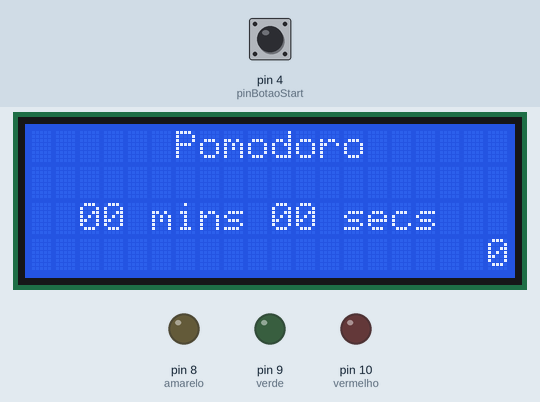
Simulated run of this sketch. Board: Arduino Uno, built with avr-gcc and run on an emulated ATmega328P. Parts: 20×4 character LCD, output pins drawn as LEDs (lit = HIGH). The inputs (shaded band) are chosen by the test bench; at power-on: pin 4 (pinBotaoStart) HIGH.

Above: at 1.3 s.
1.4 s: pin 4 (pinBotaoStart) pulled LOW for 0.15 s
At 2.3 s:
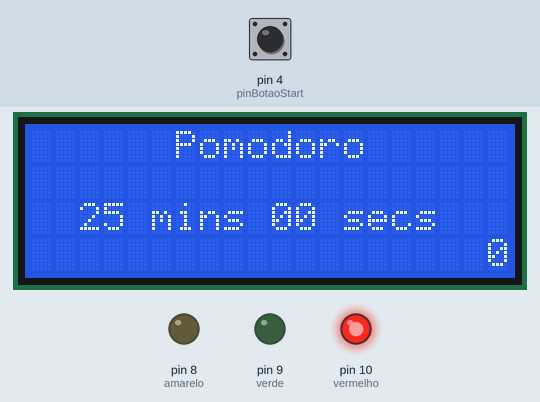
4.5 s: pin 4 (pinBotaoStart) pulled LOW for 1 s
At 6.1 s:
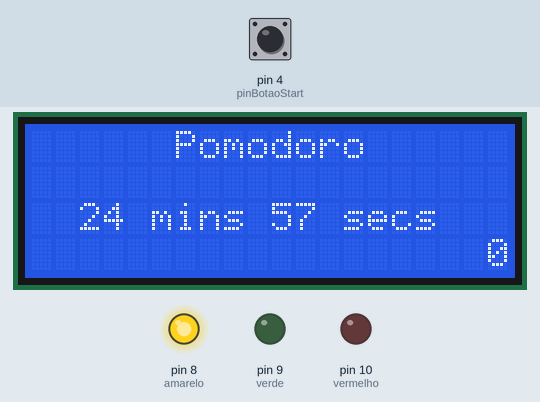
7.0 s: pin 4 (pinBotaoStart) pulled LOW for 0.15 s
At 7.9 s:
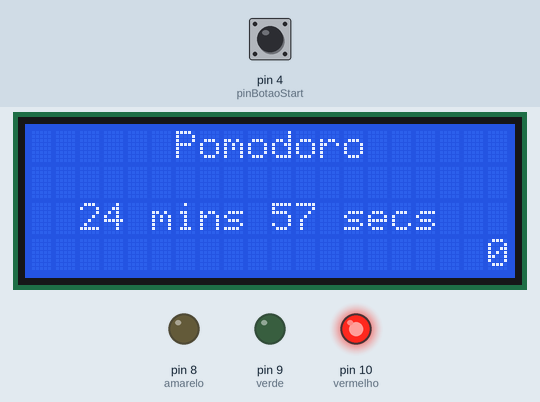
Timing chart, 0 to 10.0 s (numbered marks = the images above; inputs shaded):
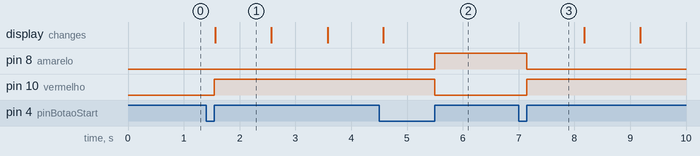

Measured:
- after the input at 1.4 s, pin 10 (vermelho): LOW → HIGH after 0.15 s; the display: changes after 0.16 s (image 1)
- after the input at 4.5 s, pin 8 (amarelo): LOW → HIGH after 1.0 s; pin 10 (vermelho): HIGH → LOW after 1.0 s
- after the input at 7.0 s, pin 8 (amarelo): HIGH → LOW after 0.15 s; pin 10 (vermelho): LOW → HIGH after 0.15 s
- what the display in image 1 shows lasts 1.0 s, from 1.6 s to 2.6 s

The sketch:

pomodorov01.ino
```cpp
/*
  Protótipo Pomodoro

  Arquivo: pomodorov01.ino
  Versão: 0.1
  Autor:
    Georg Augusto Schlegel <georgaugusto@gmail.com>
*/

// -------- Bibliotecas --------
#include <Arduino.h>
#include <Wire.h>
#include <TimerOne.h>

// -------- Configurações do projeto --------
#define pinBotaoStart 4  // Porta do Arduino em que o botao Start esta ligado (o segundo terminal do botao deve ser ligado em GND)

#define tempoReset 2000     // Define o tempo em que o botao Start deve ficar apertado para efetuar o reset (em milisegundos)
#define tempoContador 1500  // Define o tempo do contador (em segundos)
#define tempoDescanso 300  // Define o tempo do contador (em segundos)
#define tempoDescansoMaior 1200  // Define o tempo do contador (em segundos)

// -------- Configurações do LCD --------
#include <LiquidCrystal_I2C.h>  // Carrega a biblioteca LiquidCrystal

LiquidCrystal_I2C lcd(0x27, 20, 4);  // Define o endereço do LCD para 0x27 e display para 20 colunas e 4 linhas

// -------- Funções --------
byte pinBotaoStartApertado();
void showContador();
void contaTempo();

// -------- Variaveis publicas --------
const int amarelo = 8;
const int verde = 9;
const int vermelho = 10;

int tempo = tempoContador;
int contador = 0;
byte contadorStatus = 0;  // 0=Pause, 1=Start

int cicloContador = 0;
int cicloTela = 0;

void setup() {
  Serial.begin(9600);
   pinMode(amarelo, OUTPUT);
   pinMode(verde, OUTPUT);
   pinMode(vermelho, OUTPUT);
  pinMode(pinBotaoStart, INPUT_PULLUP);

  lcd.begin();
  lcd.clear();
  lcd.setCursor(0, 0);
  lcd.begin();
  // Inicio do timer
  Timer1.initialize(1000000);  // O timer ira executar a cada 1 segundo (parâmetro em microssegundos)
  Timer1.attachInterrupt(contaTempo);
}

void loop() {
  byte estadoBotaoStart = pinBotaoStartApertado();
  if (estadoBotaoStart == 1) {
    if (tempo > 0) {
      if (contadorStatus == 0) {
        if (contador == 0) {
          contador = tempo;
        }
        // Inicia o contador novamente
        digitalWrite(verde, LOW);
        digitalWrite(amarelo, LOW);
        digitalWrite(vermelho, HIGH);
        Timer1.start();
        Timer1.attachInterrupt(contaTempo);
        contadorStatus = 1;
      } else {
        // Para o contador
        digitalWrite(verde, LOW);
        digitalWrite(amarelo, HIGH);
        digitalWrite(vermelho, LOW);
        Timer1.stop();
        contadorStatus = 0;
      }
    }
  }
  if ( estadoBotaoStart == 2 ) {
    digitalWrite(verde, LOW);
    digitalWrite(amarelo, HIGH);
    digitalWrite(vermelho, LOW);
    if (tempo > 0) {
      Timer1.stop();
      contadorStatus = 0;
      contador = 0;
      cicloTela = 0;
      cicloContador = 0;
    }
  }
  showContador();
}

byte pinBotaoStartApertado() {
#define tempoDebounce 50  // (Tempo para eliminar o efeito Bounce EM MILISEGUNDOS)

  static bool estadoBotaoAnt;
  static unsigned long delayBotao = 0;
  static unsigned long botaoApertado;
  static byte fase = 0;

  bool estadoBotao;
  byte estadoRet;

  estadoRet = 0;
  if ((millis() - delayBotao) > tempoDebounce) {
    estadoBotao = digitalRead(pinBotaoStart);
    if (!estadoBotao && (estadoBotao != estadoBotaoAnt)) {
      delayBotao = millis();
      botaoApertado = millis();
      fase = 1;
    }
    if ((fase == 1) && ((millis() - botaoApertado) > tempoReset)) {
      fase = 0;
      estadoRet = 2;
    }
    if (estadoBotao && (estadoBotao != estadoBotaoAnt)) {
      delayBotao = millis();
      if (fase == 1) {
        estadoRet = 1;
      }
      fase = 0;
    }
    estadoBotaoAnt = estadoBotao;
  }
  return estadoRet;
}

void showContador() {
  static int contadorAnt = contador + 1;
  static byte digitosAnt[4] = { 99, 99, 99, 99 };

  int segundo;
  int minuto;
  byte digitos[4];

  if (contador != contadorAnt) {
    segundo = contador % 60;
    minuto = contador / 60;

    digitos[0] = minuto / 10;
    digitos[1] = minuto % 10;
    digitos[2] = segundo / 10;
    digitos[3] = segundo % 10;

    for (int nL = 0; nL < 4; nL++) {
      if (digitosAnt[nL] != digitos[nL]) {
        lcd.setCursor(6, 0); // Mostra od dados no LCD
        lcd.print("Pomodoro");
        lcd.setCursor(2, 2);
        lcd.print(digitos[0]);
        lcd.setCursor(3, 2);
        lcd.print(digitos[1]);
        lcd.setCursor(5, 2);
        lcd.print("mins");
        lcd.setCursor(10, 2);
        lcd.print(digitos[2]);
        lcd.setCursor(11, 2);
        lcd.print(digitos[3]);
        lcd.setCursor(13, 2);
        lcd.print("secs");
        lcd.setCursor(19, 3);
        lcd.print(cicloTela);
      }
      digitosAnt[nL] = digitos[nL];
    }
  }
  contadorAnt = contador;
}

void contaTempo() {
  if (contadorStatus == 1) {
    contador--;
    if (contador < 0) {
      digitalWrite(verde, LOW);
      digitalWrite(amarelo, LOW);
      digitalWrite(vermelho, HIGH);
      if (cicloContador % 2 == 0) {
        digitalWrite(verde, HIGH);
        digitalWrite(amarelo, LOW);
        digitalWrite(vermelho, LOW);
        contador = tempoDescanso;
        if (cicloContador % 8 == 0 && cicloContador != 0) {
          contador = tempoDescansoMaior;
        }
      } else {
        contador = tempoContador;
        cicloTela++;
      }
      cicloContador++;
    }
  }
}
```
